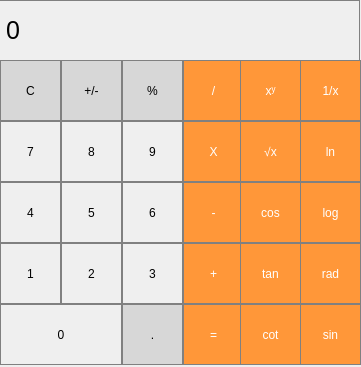
<?xml version="1.0" encoding="UTF-8"?>
<ui version="4.0">
 <class>MainWindow</class>
 <widget class="QMainWindow" name="MainWindow">
  <property name="geometry">
   <rect>
    <x>0</x>
    <y>0</y>
    <width>361</width>
    <height>367</height>
   </rect>
  </property>
  <property name="windowTitle">
   <string>MainWindow</string>
  </property>
  <widget class="QWidget" name="centralWidget">
   <widget class="QLabel" name="label">
    <property name="geometry">
     <rect>
      <x>-1</x>
      <y>0</y>
      <width>361</width>
      <height>61</height>
     </rect>
    </property>
    <property name="font">
     <font>
      <pointsize>19</pointsize>
     </font>
    </property>
    <property name="styleSheet">
     <string notr="true">QLabel {
  qproperty-alignment: 'AlignVCenter | AlignRight';
  border: 1px solid gray;
}</string>
    </property>
    <property name="text">
     <string>0</string>
    </property>
   </widget>
   <widget class="QPushButton" name="clear">
    <property name="geometry">
     <rect>
      <x>0</x>
      <y>60</y>
      <width>61</width>
      <height>61</height>
     </rect>
    </property>
    <property name="styleSheet">
     <string notr="true">QPushButton {
  background-color: rgb(215, 215, 215);
  border: 1px solid gray;
}
QPushButton:pressed {
    background-color: qlineargradient(x1: 0, y1: 0, x2: 0, y2: 1,
                                      stop: 0 #BEBEBE, stop: 1 #D7D7D7);
}</string>
    </property>
    <property name="text">
     <string>C</string>
    </property>
   </widget>
   <widget class="QPushButton" name="osign">
    <property name="geometry">
     <rect>
      <x>61</x>
      <y>60</y>
      <width>61</width>
      <height>61</height>
     </rect>
    </property>
    <property name="styleSheet">
     <string notr="true">QPushButton {
  background-color: rgb(215, 215, 215);
  border: 1px solid gray;
}
QPushButton:pressed {
    background-color: qlineargradient(x1: 0, y1: 0, x2: 0, y2: 1,
                                      stop: 0 #BEBEBE, stop: 1 #D7D7D7);
}</string>
    </property>
    <property name="text">
     <string>+/-</string>
    </property>
   </widget>
   <widget class="QPushButton" name="oremain">
    <property name="geometry">
     <rect>
      <x>122</x>
      <y>60</y>
      <width>61</width>
      <height>61</height>
     </rect>
    </property>
    <property name="styleSheet">
     <string notr="true">QPushButton {
  background-color: rgb(215, 215, 215);
  border: 1px solid gray;
}
QPushButton:pressed {
    background-color: qlineargradient(x1: 0, y1: 0, x2: 0, y2: 1,
                                      stop: 0 #BEBEBE, stop: 1 #D7D7D7);
}</string>
    </property>
    <property name="text">
     <string>%</string>
    </property>
   </widget>
   <widget class="QPushButton" name="odiv">
    <property name="geometry">
     <rect>
      <x>183</x>
      <y>60</y>
      <width>61</width>
      <height>61</height>
     </rect>
    </property>
    <property name="styleSheet">
     <string notr="true">QPushButton {
  background-color: rgb(255, 151, 57);
  color: white;
  border: 1px solid gray;
}</string>
    </property>
    <property name="text">
     <string>/</string>
    </property>
   </widget>
   <widget class="QPushButton" name="n7">
    <property name="geometry">
     <rect>
      <x>0</x>
      <y>121</y>
      <width>61</width>
      <height>61</height>
     </rect>
    </property>
    <property name="styleSheet">
     <string notr="true">QPushButton {
   border: 1px solid gray;
}
QPushButton:pressed {
    background-color: qlineargradient(x1: 0, y1: 0, x2: 0, y2: 1,
                                      stop: 0 #dadbde, stop: 1 #f6f7fa);
}</string>
    </property>
    <property name="text">
     <string>7</string>
    </property>
   </widget>
   <widget class="QPushButton" name="omulti">
    <property name="geometry">
     <rect>
      <x>183</x>
      <y>121</y>
      <width>61</width>
      <height>61</height>
     </rect>
    </property>
    <property name="styleSheet">
     <string notr="true">QPushButton {
  background-color: rgb(255, 151, 57);
  color: white;
  border: 1px solid gray;
}</string>
    </property>
    <property name="text">
     <string>X</string>
    </property>
   </widget>
   <widget class="QPushButton" name="n8">
    <property name="geometry">
     <rect>
      <x>61</x>
      <y>121</y>
      <width>61</width>
      <height>61</height>
     </rect>
    </property>
    <property name="styleSheet">
     <string notr="true">QPushButton {
   border: 1px solid gray;
}
QPushButton:pressed {
    background-color: qlineargradient(x1: 0, y1: 0, x2: 0, y2: 1,
                                      stop: 0 #dadbde, stop: 1 #f6f7fa);
}</string>
    </property>
    <property name="text">
     <string>8</string>
    </property>
   </widget>
   <widget class="QPushButton" name="n9">
    <property name="geometry">
     <rect>
      <x>122</x>
      <y>121</y>
      <width>61</width>
      <height>61</height>
     </rect>
    </property>
    <property name="styleSheet">
     <string notr="true">QPushButton {
   border: 1px solid gray;
}
QPushButton:pressed {
    background-color: qlineargradient(x1: 0, y1: 0, x2: 0, y2: 1,
                                      stop: 0 #dadbde, stop: 1 #f6f7fa);
}</string>
    </property>
    <property name="text">
     <string>9</string>
    </property>
   </widget>
   <widget class="QPushButton" name="n4">
    <property name="geometry">
     <rect>
      <x>0</x>
      <y>182</y>
      <width>61</width>
      <height>61</height>
     </rect>
    </property>
    <property name="styleSheet">
     <string notr="true">QPushButton {
   border: 1px solid gray;
}
QPushButton:pressed {
    background-color: qlineargradient(x1: 0, y1: 0, x2: 0, y2: 1,
                                      stop: 0 #dadbde, stop: 1 #f6f7fa);
}</string>
    </property>
    <property name="text">
     <string>4</string>
    </property>
   </widget>
   <widget class="QPushButton" name="n5">
    <property name="geometry">
     <rect>
      <x>61</x>
      <y>182</y>
      <width>61</width>
      <height>61</height>
     </rect>
    </property>
    <property name="styleSheet">
     <string notr="true">QPushButton {
   border: 1px solid gray;
}
QPushButton:pressed {
    background-color: qlineargradient(x1: 0, y1: 0, x2: 0, y2: 1,
                                      stop: 0 #dadbde, stop: 1 #f6f7fa);
}</string>
    </property>
    <property name="text">
     <string>5</string>
    </property>
   </widget>
   <widget class="QPushButton" name="osub">
    <property name="geometry">
     <rect>
      <x>183</x>
      <y>182</y>
      <width>61</width>
      <height>61</height>
     </rect>
    </property>
    <property name="styleSheet">
     <string notr="true">QPushButton {
  background-color: rgb(255, 151, 57);
  color: white;
  border: 1px solid gray;
}</string>
    </property>
    <property name="text">
     <string>-</string>
    </property>
   </widget>
   <widget class="QPushButton" name="n6">
    <property name="geometry">
     <rect>
      <x>122</x>
      <y>182</y>
      <width>61</width>
      <height>61</height>
     </rect>
    </property>
    <property name="styleSheet">
     <string notr="true">QPushButton {
   border: 1px solid gray;
}
QPushButton:pressed {
    background-color: qlineargradient(x1: 0, y1: 0, x2: 0, y2: 1,
                                      stop: 0 #dadbde, stop: 1 #f6f7fa);
}</string>
    </property>
    <property name="text">
     <string>6</string>
    </property>
   </widget>
   <widget class="QPushButton" name="n1">
    <property name="geometry">
     <rect>
      <x>0</x>
      <y>243</y>
      <width>61</width>
      <height>61</height>
     </rect>
    </property>
    <property name="styleSheet">
     <string notr="true">QPushButton {
   border: 1px solid gray;
}
QPushButton:pressed {
    background-color: qlineargradient(x1: 0, y1: 0, x2: 0, y2: 1,
                                      stop: 0 #dadbde, stop: 1 #f6f7fa);
}</string>
    </property>
    <property name="text">
     <string>1</string>
    </property>
   </widget>
   <widget class="QPushButton" name="n2">
    <property name="geometry">
     <rect>
      <x>61</x>
      <y>243</y>
      <width>61</width>
      <height>61</height>
     </rect>
    </property>
    <property name="styleSheet">
     <string notr="true">QPushButton {
   border: 1px solid gray;
}
QPushButton:pressed {
    background-color: qlineargradient(x1: 0, y1: 0, x2: 0, y2: 1,
                                      stop: 0 #dadbde, stop: 1 #f6f7fa);
}</string>
    </property>
    <property name="text">
     <string>2</string>
    </property>
   </widget>
   <widget class="QPushButton" name="osum">
    <property name="geometry">
     <rect>
      <x>183</x>
      <y>243</y>
      <width>61</width>
      <height>61</height>
     </rect>
    </property>
    <property name="styleSheet">
     <string notr="true">QPushButton {
  background-color: rgb(255, 151, 57);
  color: white;
  border: 1px solid gray;
}</string>
    </property>
    <property name="text">
     <string>+</string>
    </property>
   </widget>
   <widget class="QPushButton" name="n3">
    <property name="geometry">
     <rect>
      <x>122</x>
      <y>243</y>
      <width>61</width>
      <height>61</height>
     </rect>
    </property>
    <property name="styleSheet">
     <string notr="true">QPushButton {
   border: 1px solid gray;
}
QPushButton:pressed {
    background-color: qlineargradient(x1: 0, y1: 0, x2: 0, y2: 1,
                                      stop: 0 #dadbde, stop: 1 #f6f7fa);
}</string>
    </property>
    <property name="text">
     <string>3</string>
    </property>
   </widget>
   <widget class="QPushButton" name="opoint">
    <property name="geometry">
     <rect>
      <x>122</x>
      <y>304</y>
      <width>61</width>
      <height>61</height>
     </rect>
    </property>
    <property name="styleSheet">
     <string notr="true">QPushButton {
  background-color: rgb(215, 215, 215);
  border: 1px solid gray;
}
QPushButton:pressed {
    background-color: qlineargradient(x1: 0, y1: 0, x2: 0, y2: 1,
                                      stop: 0 #BEBEBE, stop: 1 #D7D7D7);
}</string>
    </property>
    <property name="text">
     <string>.</string>
    </property>
   </widget>
   <widget class="QPushButton" name="n0">
    <property name="geometry">
     <rect>
      <x>0</x>
      <y>304</y>
      <width>122</width>
      <height>61</height>
     </rect>
    </property>
    <property name="styleSheet">
     <string notr="true">QPushButton {
   border: 1px solid gray;
}
QPushButton:pressed {
    background-color: qlineargradient(x1: 0, y1: 0, x2: 0, y2: 1,
                                      stop: 0 #dadbde, stop: 1 #f6f7fa);
}</string>
    </property>
    <property name="text">
     <string>0</string>
    </property>
   </widget>
   <widget class="QPushButton" name="oeq">
    <property name="geometry">
     <rect>
      <x>183</x>
      <y>304</y>
      <width>61</width>
      <height>61</height>
     </rect>
    </property>
    <property name="styleSheet">
     <string notr="true">QPushButton {
  background-color: rgb(255, 151, 57);
  color: white;
  border: 1px solid gray;
}</string>
    </property>
    <property name="text">
     <string>=</string>
    </property>
   </widget>
   <widget class="QPushButton" name="ocot">
    <property name="geometry">
     <rect>
      <x>240</x>
      <y>304</y>
      <width>61</width>
      <height>61</height>
     </rect>
    </property>
    <property name="styleSheet">
     <string notr="true">QPushButton {
  background-color: rgb(255, 151, 57);
  color: white;
  border: 1px solid gray;
}</string>
    </property>
    <property name="text">
     <string>cot</string>
    </property>
   </widget>
   <widget class="QPushButton" name="otan">
    <property name="geometry">
     <rect>
      <x>240</x>
      <y>243</y>
      <width>61</width>
      <height>61</height>
     </rect>
    </property>
    <property name="styleSheet">
     <string notr="true">QPushButton {
  background-color: rgb(255, 151, 57);
  color: white;
  border: 1px solid gray;
}</string>
    </property>
    <property name="text">
     <string>tan</string>
    </property>
   </widget>
   <widget class="QPushButton" name="ocos">
    <property name="geometry">
     <rect>
      <x>240</x>
      <y>182</y>
      <width>61</width>
      <height>61</height>
     </rect>
    </property>
    <property name="styleSheet">
     <string notr="true">QPushButton {
  background-color: rgb(255, 151, 57);
  color: white;
  border: 1px solid gray;
}</string>
    </property>
    <property name="text">
     <string>cos</string>
    </property>
   </widget>
   <widget class="QPushButton" name="opower1y">
    <property name="geometry">
     <rect>
      <x>240</x>
      <y>121</y>
      <width>61</width>
      <height>61</height>
     </rect>
    </property>
    <property name="styleSheet">
     <string notr="true">QPushButton {
  background-color: rgb(255, 151, 57);
  color: white;
  border: 1px solid gray;
}</string>
    </property>
    <property name="text">
     <string>√x</string>
    </property>
   </widget>
   <widget class="QPushButton" name="opower">
    <property name="geometry">
     <rect>
      <x>240</x>
      <y>60</y>
      <width>61</width>
      <height>61</height>
     </rect>
    </property>
    <property name="styleSheet">
     <string notr="true">QPushButton {
  background-color: rgb(255, 151, 57);
  color: white;
  border: 1px solid gray;
}</string>
    </property>
    <property name="text">
     <string>xʸ</string>
    </property>
   </widget>
   <widget class="QPushButton" name="osin">
    <property name="geometry">
     <rect>
      <x>300</x>
      <y>304</y>
      <width>61</width>
      <height>61</height>
     </rect>
    </property>
    <property name="styleSheet">
     <string notr="true">QPushButton {
  background-color: rgb(255, 151, 57);
  color: white;
  border: 1px solid gray;
}</string>
    </property>
    <property name="text">
     <string>sin</string>
    </property>
   </widget>
   <widget class="QPushButton" name="orad">
    <property name="geometry">
     <rect>
      <x>300</x>
      <y>243</y>
      <width>61</width>
      <height>61</height>
     </rect>
    </property>
    <property name="styleSheet">
     <string notr="true">QPushButton {
  background-color: rgb(255, 151, 57);
  color: white;
  border: 1px solid gray;
}</string>
    </property>
    <property name="text">
     <string>rad</string>
    </property>
   </widget>
   <widget class="QPushButton" name="olog">
    <property name="geometry">
     <rect>
      <x>300</x>
      <y>182</y>
      <width>61</width>
      <height>61</height>
     </rect>
    </property>
    <property name="styleSheet">
     <string notr="true">QPushButton {
  background-color: rgb(255, 151, 57);
  color: white;
  border: 1px solid gray;
}</string>
    </property>
    <property name="text">
     <string>log</string>
    </property>
   </widget>
   <widget class="QPushButton" name="oln">
    <property name="geometry">
     <rect>
      <x>300</x>
      <y>121</y>
      <width>61</width>
      <height>61</height>
     </rect>
    </property>
    <property name="styleSheet">
     <string notr="true">QPushButton {
  background-color: rgb(255, 151, 57);
  color: white;
  border: 1px solid gray;
}</string>
    </property>
    <property name="text">
     <string>ln</string>
    </property>
   </widget>
   <widget class="QPushButton" name="o1x">
    <property name="geometry">
     <rect>
      <x>300</x>
      <y>60</y>
      <width>61</width>
      <height>61</height>
     </rect>
    </property>
    <property name="styleSheet">
     <string notr="true">QPushButton {
  background-color: rgb(255, 151, 57);
  color: white;
  border: 1px solid gray;
}</string>
    </property>
    <property name="text">
     <string>1/x</string>
    </property>
   </widget>
  </widget>
 </widget>
 <layoutdefault spacing="6" margin="11"/>
 <resources/>
 <connections/>
</ui>
